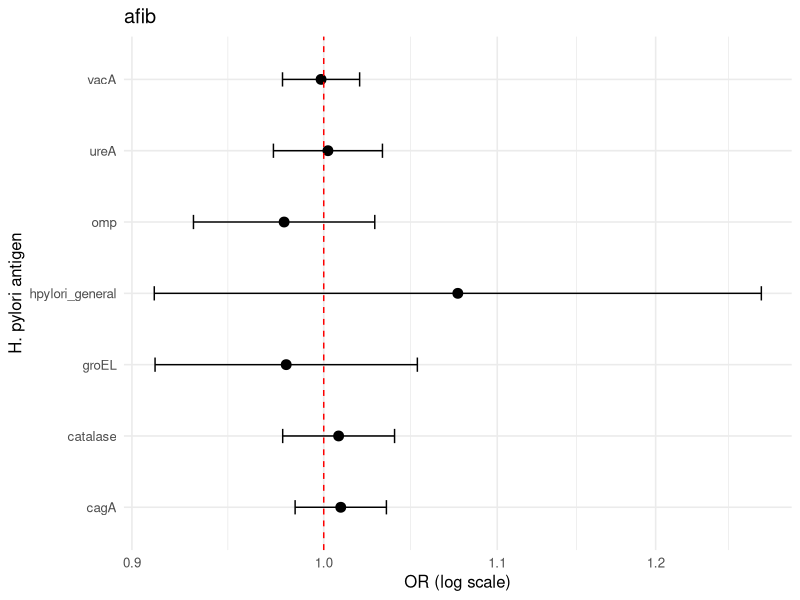
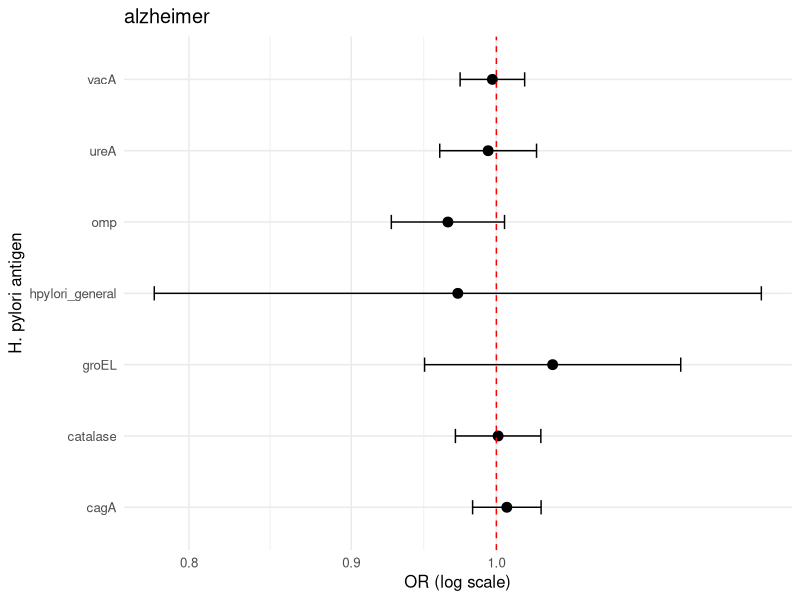
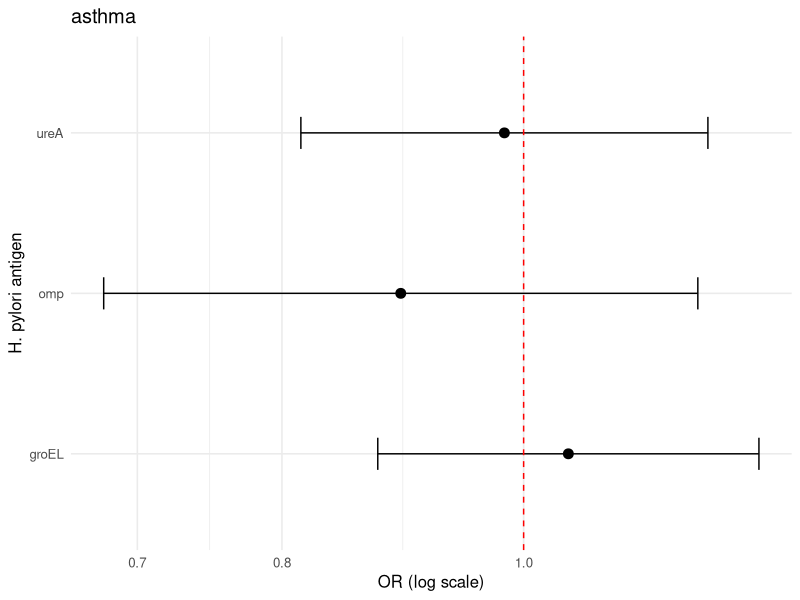
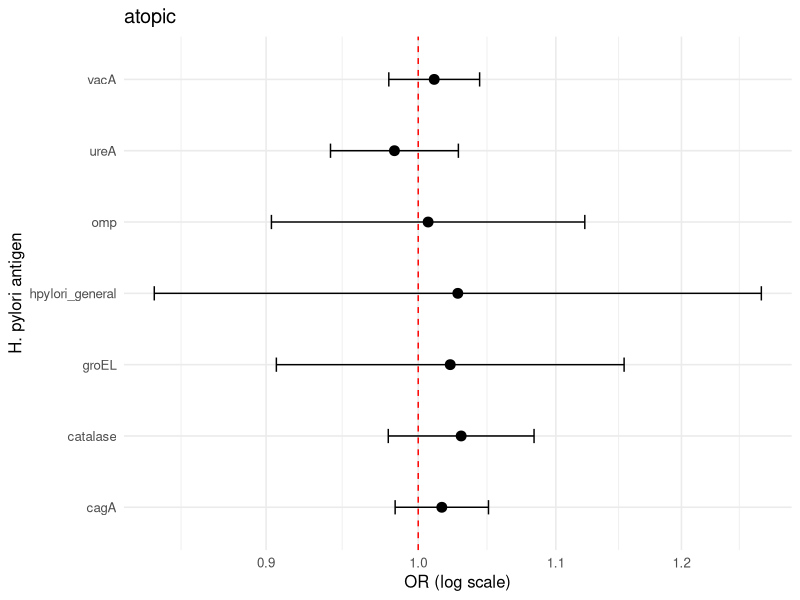
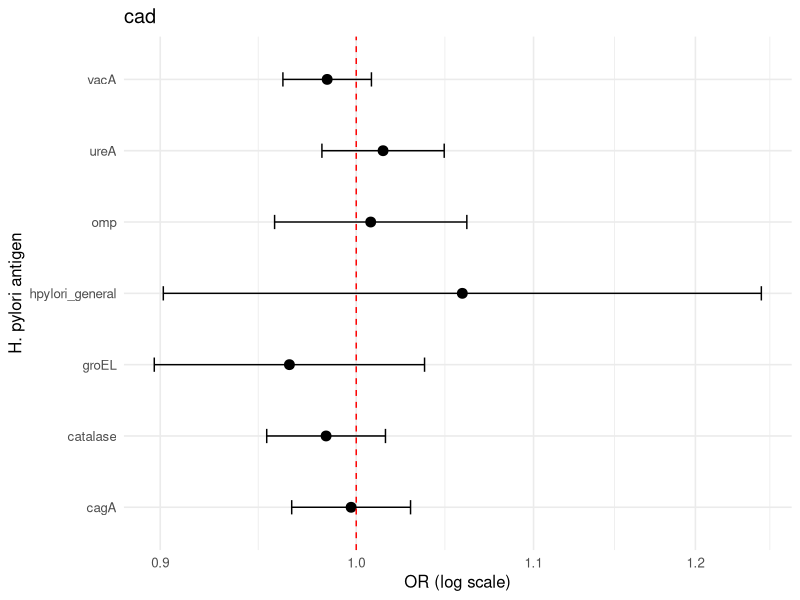
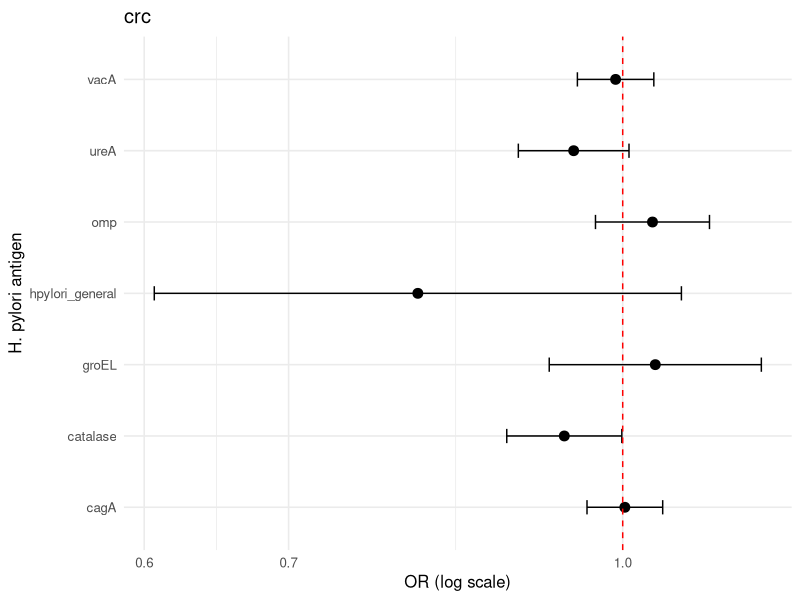
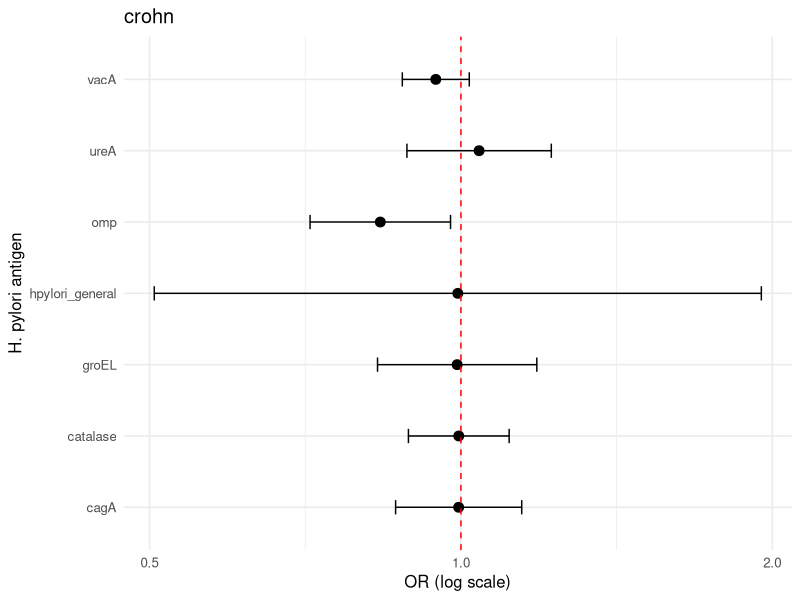
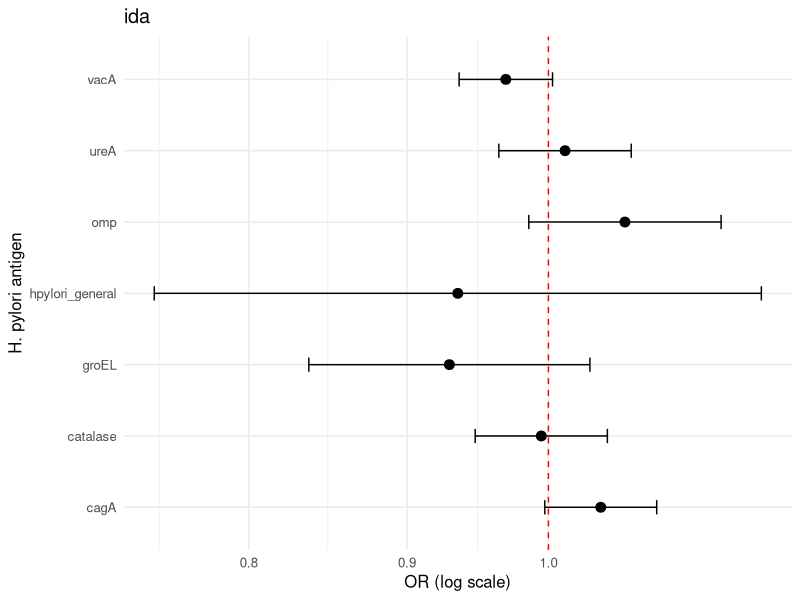

These charts were generated, in order, by the following R code:
#!/usr/bin/env Rscript
# 05_figures.R  Forest + volcano + session log
#
# Input:   results/MR_summary_table.tsv
# Output:  figures/forest/<outcome>.png  (one per outcome with >=2 antigens)
#          figures/volcano_overall.png
#          logs/sessionInfo.txt

suppressPackageStartupMessages({
  library(ggplot2)
  library(data.table)
})

dir.create("figures/forest", showWarnings = FALSE, recursive = TRUE)
dir.create("logs",           showWarnings = FALSE, recursive = TRUE)
sink(file.path("logs","05_figures.log"), split = TRUE)
on.exit(sink(NULL), add = TRUE)
cat("=== 05_figures.R  ", format(Sys.time()), " ===\n")

st <- fread("results/MR_summary_table.tsv")

# ---- Forest per outcome -----------------------------------------------------
plot_forest <- function(df, title) {
  ggplot(df, aes(x = OR, y = exposure)) +
    geom_point(size = 3) +
    geom_errorbarh(aes(xmin = L95, xmax = U95), height = 0.2) +
    geom_vline(xintercept = 1, linetype = "dashed", color = "red") +
    scale_x_log10() +
    labs(title = title, x = "OR (log scale)", y = "H. pylori antigen") +
    theme_minimal(base_size = 12)
}

per_outcome <- split(st, st$outcome)
n_plots <- 0
for (nm in names(per_outcome)) {
  sub <- per_outcome[[nm]]
  if (nrow(sub) < 2) next
  fn <- sprintf("figures/forest/%s.png", gsub("[^A-Za-z0-9]+", "_", nm))
  ggsave(fn, plot_forest(sub, nm), width = 7, height = 4, dpi = 300)
  n_plots <- n_plots + 1
}
cat("Forest plots written:", n_plots, "\n")

# ---- Volcano (overall) ------------------------------------------------------
v <- ggplot(st, aes(x = log(OR), y = -log10(P_ivw),
                     color = !is.na(P_fdr) & P_fdr < 0.05)) +
  geom_point(alpha = 0.7) +
  geom_hline(yintercept = -log10(0.05), linetype = "dotted") +
  facet_wrap(~ exposure) +
  scale_color_manual(values = c("grey60","red"),
                     name = "FDR<0.05") +
  labs(title = "H. pylori antigens vs Tier 1 outcomes",
       x = "log(OR)", y = "-log10(P)") +
  theme_minimal(base_size = 12)
ggsave("figures/volcano_overall.png", v, width = 10, height = 7, dpi = 300)
cat("Volcano written: figures/volcano_overall.png\n")

# ---- Session info -----------------------------------------------------------
con <- file("logs/sessionInfo.txt", open = "w")
writeLines(capture.output(sessionInfo()), con); close(con)
writeLines(format(Sys.time()), "logs/last_run_timestamp.txt")

cat("Done.\n")
